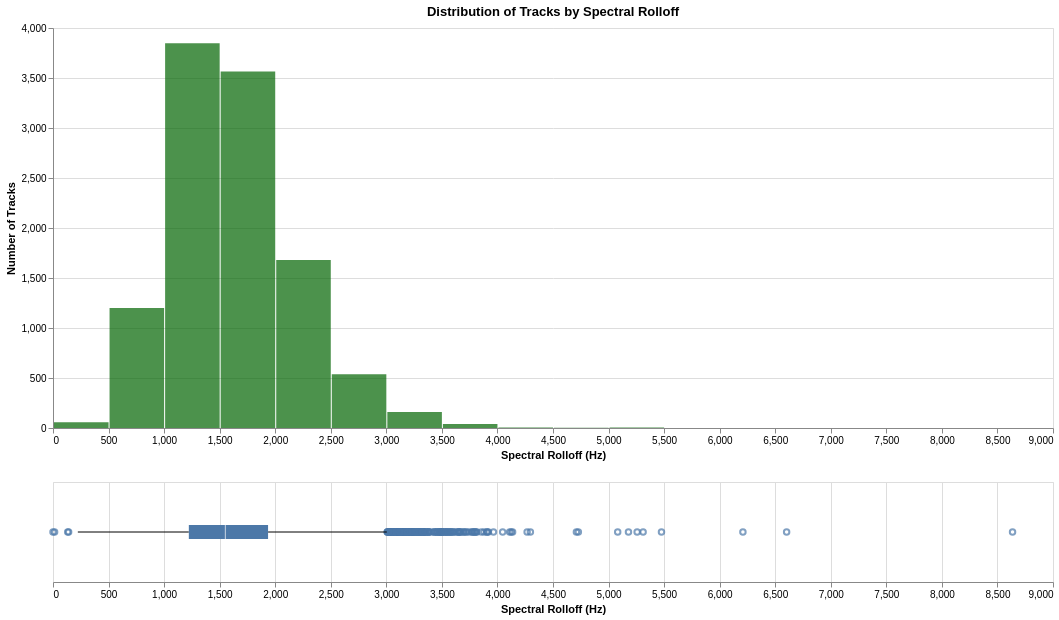

The code cell stored with this chart in its notebook:
### Markdown cell above
### rolloff

### Code cell
analyze_distribution(df_tracks, 'rolloff', 'rolloff', 'darkgreen')

### Figure 1 — Vega specification as saved in the notebook (floating-point values rounded to 4 significant figures; data arrays with more than 128 entries replaced by an {"elided": "..."} marker saying what was removed)
{"$schema": "https://vega.github.io/schema/vega/v5.json", "data": [{"name": "source_0"}, {"name": "data_0", "values": [{"__count": 537, "bin_maxbins_40_rolloff": 2500.0, "bin_maxbins_40_rolloff_end": 3000.0}, {"__count": 160, "bin_maxbins_40_rolloff": 3000.0, "bin_maxbins_40_rolloff_end": 3500.0}, {"__count": 1680, "bin_maxbins_40_rolloff": 2000.0, "bin_maxbins_40_rolloff_end": 2500.0}, {"__count": 3847, "bin_maxbins_40_rolloff": 1000.0, "bin_maxbins_40_rolloff_end": 1500.0}, {"__count": 3564, "bin_maxbins_40_rolloff": 1500.0, "bin_maxbins_40_rolloff_end": 2000.0}, {"__count": 41, "bin_maxbins_40_rolloff": 3500.0, "bin_maxbins_40_rolloff_end": 4000.0}, {"__count": 1200, "bin_maxbins_40_rolloff": 500.0, "bin_maxbins_40_rolloff_end": 1000.0}, {"__count": 5, "bin_maxbins_40_rolloff": 5000.0, "bin_maxbins_40_rolloff_end": 5500.0}, {"__count": 1, "bin_maxbins_40_rolloff": 6000.0, "bin_maxbins_40_rolloff_end": 6500.0}, {"__count": 57, "bin_maxbins_40_rolloff": 0.0, "bin_maxbins_40_rolloff_end": 500.0}, {"__count": 6, "bin_maxbins_40_rolloff": 4000.0, "bin_maxbins_40_rolloff_end": 4500.0}, {"__count": 2, "bin_maxbins_40_rolloff": 4500.0, "bin_maxbins_40_rolloff_end": 5000.0}, {"__count": 1, "bin_maxbins_40_rolloff": 8500.0, "bin_maxbins_40_rolloff_end": 9000.0}, {"__count": 1, "bin_maxbins_40_rolloff": 6500.0, "bin_maxbins_40_rolloff_end": 7000.0}]}, {"name": "data_1"}, {"name": "data_2", "values": {"elided": "217 records"}}, {"name": "data_3"}, {"name": "data_4", "values": [{"lower_box_rolloff": 1222.0, "lower_whisker_rolloff": 223.5, "max_rolloff": 3004.0}]}, {"name": "data_5", "values": [{"max_rolloff": 3004.0, "upper_box_rolloff": 1936.0, "upper_whisker_rolloff": 3004.0}]}, {"name": "data_6"}, {"name": "data_7", "values": [{"lower_box_rolloff": 1222.0, "max_rolloff": 8636.0, "upper_box_rolloff": 1936.0}]}, {"name": "data_8", "values": [{"lower_box_rolloff": 1222.0, "max_rolloff": 8636.0, "mid_box_rolloff": 1551.0, "upper_box_rolloff": 1936.0}]}, {"name": "data_0_concat_0_y_domain___count", "values": [{"min": 1, "max": 3847}]}], "signals": [{"name": "concat_0_bin_maxbins_40_rolloff_bins", "value": {"fields": ["rolloff"], "fname": "bin_rolloff", "start": 0.0, "step": 500.0, "stop": 9000.0}}, {"name": "concat_0_height", "value": 400}, {"name": "concat_1_height", "value": 100}], "marks": [{"type": "group", "name": "concat_0_group", "encode": {"update": {"height": {"signal": "concat_0_height"}, "width": {"signal": "width"}}}, "marks": [{"type": "rect", "name": "concat_0_marks", "from": {"data": "data_0"}, "encode": {"update": {"x": {"field": "bin_maxbins_40_rolloff_end", "scale": "concat_0_x", "offset": {"signal": "0.5 + (abs(scale(\"concat_0_x\", datum[\"bin_maxbins_40_rolloff_end\"]) - scale(\"concat_0_x\", datum[\"bin_maxbins_40_rolloff\"])) < 0.25 ? 0.5 * (0.25 - (abs(scale(\"concat_0_x\", datum[\"bin_maxbins_40_rolloff_end\"]) - scale(\"concat_0_x\", datum[\"bin_maxbins_40_rolloff\"])))) : -0.5)"}}, "y": {"field": "__count", "scale": "concat_0_y"}, "x2": {"field": "bin_maxbins_40_rolloff", "scale": "concat_0_x", "offset": {"signal": "0.5 + (abs(scale(\"concat_0_x\", datum[\"bin_maxbins_40_rolloff_end\"]) - scale(\"concat_0_x\", datum[\"bin_maxbins_40_rolloff\"])) < 0.25 ? -0.5 * (0.25 - (abs(scale(\"concat_0_x\", datum[\"bin_maxbins_40_rolloff_end\"]) - scale(\"concat_0_x\", datum[\"bin_maxbins_40_rolloff\"])))) : 0.5)"}}, "opacity": {"value": 0.7}, "fill": {"value": "darkgreen"}, "y2": {"value": 0, "scale": "concat_0_y"}, "tooltip": {"signal": "{\"Spectral Rolloff (Hz)\": !isValid(datum[\"bin_maxbins_40_rolloff\"]) || !isFinite(+datum[\"bin_maxbins_40_rolloff\"]) ? \"null\" : format(datum[\"bin_maxbins_40_rolloff\"], \"\") + \" – \" + format(datum[\"bin_maxbins_40_rolloff_end\"], \"\"), \"Number of Tracks\": format(datum[\"__count\"], \"\")}"}}}, "style": ["bar"]}], "axes": [{"scale": "concat_0_y", "gridScale": "concat_0_x", "minExtent": 0, "tickCount": {"signal": "ceil(concat_0_height/40)"}, "labels": false, "maxExtent": 0, "ticks": false, "orient": "left", "grid": true, "zindex": 0, "aria": false, "domain": false}, {"scale": "concat_0_x", "labelOverlap": true, "grid": false, "orient": "bottom", "zindex": 0, "tickCount": {"signal": "ceil(width/10)"}, "labelFlush": true, "title": "Spectral Rolloff (Hz)"}, {"scale": "concat_0_y", "tickCount": {"signal": "ceil(concat_0_height/40)"}, "orient": "left", "title": "Number of Tracks", "grid": false, "labelOverlap": true, "zindex": 0}], "title": {"text": "Distribution of Tracks by Spectral Rolloff", "frame": "group"}, "style": "cell"}, {"type": "group", "name": "concat_1_group", "encode": {"update": {"height": {"signal": "concat_1_height"}, "width": {"signal": "width"}}}, "signals": [{"name": "height", "update": "concat_1_height"}], "marks": [{"type": "symbol", "name": "concat_1_layer_0_layer_0_marks", "from": {"data": "data_2"}, "encode": {"update": {"x": {"field": "rolloff", "scale": "concat_1_x"}, "y": {"signal": "concat_1_height", "mult": 0.5}, "opacity": {"value": 0.7}, "fill": {"value": "transparent"}, "stroke": {"value": "#4c78a8"}}}, "style": ["point", "boxplot-outliers"]}, {"type": "rule", "name": "concat_1_layer_0_layer_1_layer_0_marks", "from": {"data": "data_4"}, "encode": {"update": {"tooltip": {"signal": "format(datum[\"max_rolloff\"], \"\")"}, "y": {"signal": "concat_1_height", "mult": 0.5}, "stroke": {"value": "black"}, "x": {"field": "lower_whisker_rolloff", "scale": "concat_1_x"}, "x2": {"field": "lower_box_rolloff", "scale": "concat_1_x"}}}, "style": ["rule", "boxplot-rule"], "aria": false}, {"type": "rule", "name": "concat_1_layer_0_layer_1_layer_1_marks", "from": {"data": "data_5"}, "encode": {"update": {"tooltip": {"signal": "format(datum[\"max_rolloff\"], \"\")"}, "stroke": {"value": "black"}, "x2": {"field": "upper_whisker_rolloff", "scale": "concat_1_x"}, "x": {"field": "upper_box_rolloff", "scale": "concat_1_x"}, "y": {"signal": "concat_1_height", "mult": 0.5}}}, "aria": false, "style": ["rule", "boxplot-rule"]}, {"type": "rect", "name": "concat_1_layer_1_layer_0_marks", "from": {"data": "data_7"}, "encode": {"update": {"yc": {"signal": "concat_1_height", "mult": 0.5}, "height": {"value": 14}, "fill": {"value": "#4c78a8"}, "tooltip": {"signal": "format(datum[\"max_rolloff\"], \"\")"}, "x": {"field": "lower_box_rolloff", "scale": "concat_1_x"}, "x2": {"field": "upper_box_rolloff", "scale": "concat_1_x"}}}, "style": ["bar", "boxplot-box"]}, {"type": "rect", "name": "concat_1_layer_1_layer_1_marks", "from": {"data": "data_8"}, "encode": {"update": {"opacity": {"value": 0.7}, "xc": {"field": "mid_box_rolloff", "scale": "concat_1_x"}, "height": {"value": 14}, "yc": {"signal": "concat_1_height", "mult": 0.5}, "tooltip": {"signal": "format(datum[\"max_rolloff\"], \"\")"}, "width": {"value": 1}, "fill": [{"value": "#4c78a8", "test": "datum['lower_box_rolloff'] >= datum['upper_box_rolloff']"}, {"value": "white"}]}}, "aria": false, "style": ["tick", "boxplot-median"]}], "axes": [{"scale": "concat_1_x", "zindex": 0, "domain": false, "tickCount": {"signal": "ceil(width/40)"}, "maxExtent": 0, "labels": false, "orient": "bottom", "aria": false, "ticks": false, "grid": true, "minExtent": 0}, {"scale": "concat_1_x", "zindex": 0, "grid": false, "labelFlush": true, "orient": "bottom", "title": "Spectral Rolloff (Hz)", "labelOverlap": true, "tickCount": {"signal": "ceil(width/40)"}}], "style": "cell"}], "scales": [{"name": "concat_0_x", "type": "linear", "domain": {"signal": "[concat_0_bin_maxbins_40_rolloff_bins.start, concat_0_bin_maxbins_40_rolloff_bins.stop]"}, "range": [0, {"signal": "width"}], "bins": {"signal": "concat_0_bin_maxbins_40_rolloff_bins"}, "zero": false}, {"name": "concat_0_y", "type": "linear", "domain": [{"signal": "(data(\"data_0_concat_0_y_domain___count\")[0] || {}).min"}, {"signal": "(data(\"data_0_concat_0_y_domain___count\")[0] || {}).max"}], "range": [{"signal": "concat_0_height"}, 0], "nice": true, "zero": true}, {"name": "concat_1_x", "type": "linear", "domain": {"fields": [{"data": "data_2", "field": "rolloff"}, {"data": "data_4", "field": "lower_whisker_rolloff"}, {"data": "data_4", "field": "lower_box_rolloff"}, {"data": "data_5", "field": "upper_box_rolloff"}, {"data": "data_5", "field": "upper_whisker_rolloff"}, {"data": "data_7", "field": "lower_box_rolloff"}, {"data": "data_7", "field": "upper_box_rolloff"}, {"data": "data_8", "field": "mid_box_rolloff"}]}, "range": [0, {"signal": "width"}], "nice": true, "zero": true}], "padding": 5, "width": 1000, "background": "white", "layout": {"padding": 20, "columns": 1, "bounds": "full", "align": "each"}}
